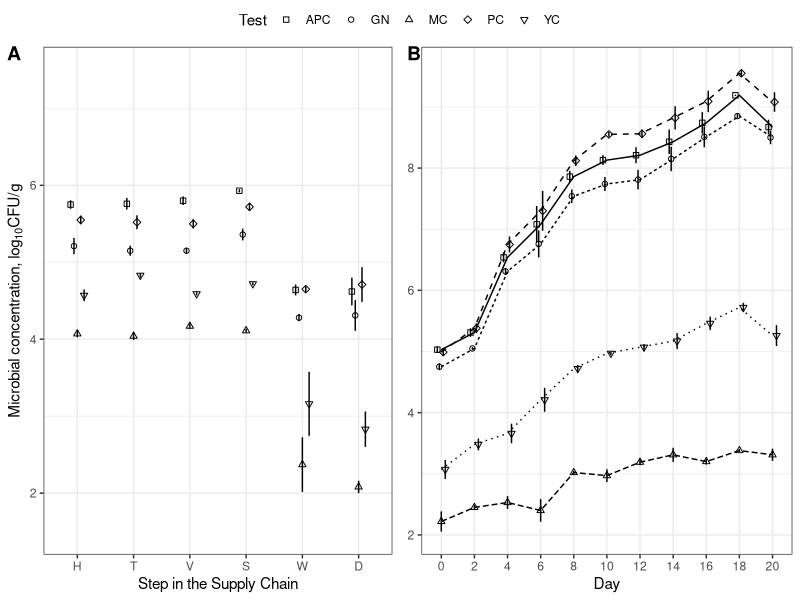

Source code (R):
## --------------------------------Title----------------------------------------
#   Summarizing and plotting the plating data collected during the 2019 sampling

## --------------------------------Description----------------------------------
#   Project: CIDA Spinach 

#  Script description: Plotting the change in APC, GN PC, Y and M over processing and shelf life for the 2019 sampling 

## ----------------------Packages-----------------------------------------------
library(ggplot2); library(dplyr); library(ggpubr); library(ragg)

## --------------------------------Data-----------------------------------------
data <- read.csv("data/0919a_microbial_counts.csv", header = TRUE)

## --------------------------------Wrangling------------------------------------

data_log <- data %>%
  mutate(log_conc = log10(average_conc)) %>%
  dplyr::select(-average_conc)

#Separating the inprocess and shelf life data 

inprocess_samples <- c("H", "T", "V", "S", "W", "D")

inprocess <- data_log %>%
  filter(sample_id %in% inprocess_samples)

shelflife <- data_log %>%
  filter(!(sample_id %in% inprocess_samples)) %>%
  mutate(day = substr(sample_id, start = 2, stop = nchar(sample_id)))

#Summarizing the average microbial count at different stages of the supply chain, or days of shelf life

summary_inprocess <- inprocess %>%
  group_by(test, sample_id) %>%
  summarize(average = round(mean(log_conc), 2), sd = round(sd(log_conc), 2))


summary_inprocess$sample_id <- factor(summary_inprocess$sample_id, 
                                      levels = c("H", "T", "V", "S", "W", "D"))

summary_inprocess$test <- gsub("Y", "YC", summary_inprocess$test)
summary_inprocess$test <- gsub("M", "MC", summary_inprocess$test)

summary_shelflife <- shelflife %>%
  group_by(test, sample_id, day) %>%
  summarize(average = round(mean(log_conc), 2), sd = round(sd(log_conc), 2))

summary_shelflife$day <- factor(summary_shelflife$day, 
                                levels = c("0", "2", "4", "6", "8", "10", "12", "14", "16", "18", "20"))

colnames(summary_shelflife)[1] <- "Test"

summary_shelflife$Test <- gsub("Y", "YC", summary_shelflife$Test)
summary_shelflife$Test <- gsub("M", "MC", summary_shelflife$Test)

## --------------------------------Plotting-----------------------------------------

#In process
inprocess <- ggplot(data = summary_inprocess, mapping = aes(x=sample_id, y=average, group = test)) + 
  labs(x = "Step in the Supply Chain", y = expression("Microbial concentration, log"[10]*"CFU/g")) + 
  scale_y_continuous(limits = c(1.5, 7.5)) + geom_point(position = position_dodge(0.3), aes(shape = test, group = test) ) + 
  geom_errorbar(aes(ymin = average - 0.5*sd, ymax = average + 0.5*sd), width = 0.01, position = position_dodge(0.3)) +
  scale_shape_manual(values = c(0, 1, 2, 5, 6)) + labs(shape = "Test") + theme_bw()

#Shelf life
shelf_life <- ggplot(data = summary_shelflife, mapping = aes(x = day, y = average, group = Test)) +  
  geom_line(data = summary_shelflife, aes(x = day, y = average, group = Test, linetype = Test)) + 
  geom_point(position = position_dodge(0.3), aes(shape = Test)) + 
  geom_errorbar(aes(ymin = average - 0.5*sd, ymax = average + 0.5*sd), width = 0.01, position = position_dodge(0.3)) +
  labs(x = "Day", y = expression("Microbial concentration, log"[10]*"CFU/g")) +
   theme_bw() + 
  scale_shape_manual(values = c(0, 1, 2, 5, 6)) 

agg_tiff(paste0("outputs/microbial_counts_obs_study.tiff"), width = 6, height = 4, units = "in", res = 800)
ggarrange(inprocess, shelf_life + rremove("ylab"), ncol = 2, common.legend = TRUE, labels = c("A", "B"))
dev.off()
